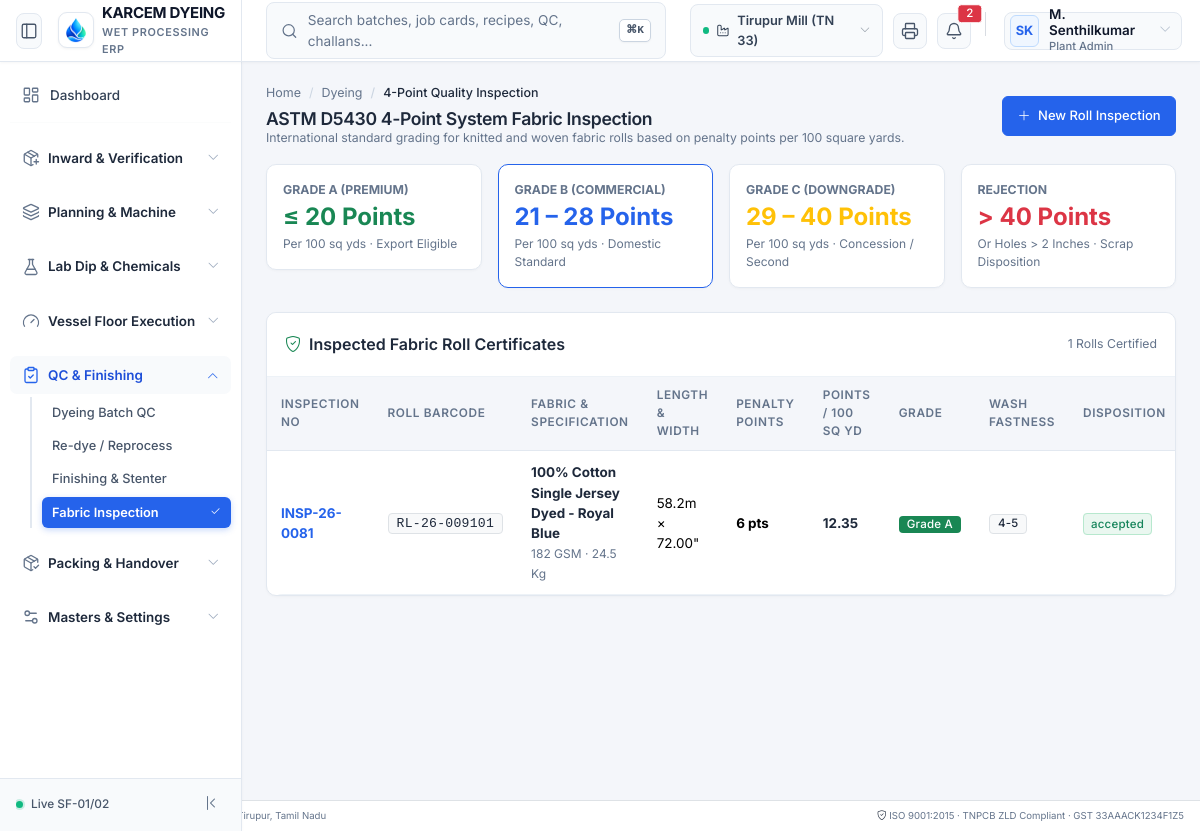
/modules/dyeing/views/four-point-inspection.php, run on the app's committed database.
### tables this page shows
CREATE TABLE IF NOT EXISTS fabric_inspections (
    id BIGINT UNSIGNED AUTO_INCREMENT PRIMARY KEY,
    company_id BIGINT UNSIGNED NOT NULL,
    inspection_no VARCHAR(64) NOT NULL UNIQUE,
    roll_id BIGINT UNSIGNED NOT NULL,
    batch_id BIGINT UNSIGNED NULL,
    inspected_meters DECIMAL(8,2) NOT NULL,
    width_inches DECIMAL(6,2) NOT NULL,
    gsm INT NOT NULL,
    total_penalty_points INT NOT NULL DEFAULT 0,
    points_per_100_sq_yd DECIMAL(6,2) NOT NULL DEFAULT 0.00,  
    quality_grade ENUM('A', 'B', 'C', 'reject') NOT NULL DEFAULT 'A',
    fastness_wash VARCHAR(16) NULL,  
    fastness_rub_dry VARCHAR(16) NULL,
    fastness_rub_wet VARCHAR(16) NULL,
    inspector_id BIGINT UNSIGNED NOT NULL,
    inspection_date DATE NOT NULL,
    disposition ENUM('accepted', 'rework', 'downgrade', 'rejected') NOT NULL DEFAULT 'accepted',
    remarks TEXT NULL,
    created_at DATETIME NOT NULL DEFAULT CURRENT_TIMESTAMP
);

CREATE TABLE IF NOT EXISTS inventory_rolls (
    id BIGINT UNSIGNED AUTO_INCREMENT PRIMARY KEY,
    company_id BIGINT UNSIGNED NOT NULL,
    lot_id BIGINT UNSIGNED NOT NULL,
    roll_number VARCHAR(64) NOT NULL UNIQUE,
    barcode VARCHAR(64) NOT NULL UNIQUE,
    product_id BIGINT UNSIGNED NOT NULL,
    weight_kg DECIMAL(10,2) NOT NULL,
    length_meters DECIMAL(10,2) NULL,
    width_inches DECIMAL(6,2) NULL,
    gsm INT NULL,
    quality_grade ENUM('A', 'B', 'C', 'rework', 'rejection') NOT NULL DEFAULT 'A',
    shade_group VARCHAR(32) NULL,  
    warehouse_id BIGINT UNSIGNED NOT NULL,
    bin_id BIGINT UNSIGNED NULL,
    status ENUM('in_stock', 'issued_to_dyeing', 'issued_to_cutting', 'dispatched', 'quarantined') NOT NULL DEFAULT 'in_stock',
    created_at DATETIME NOT NULL DEFAULT CURRENT_TIMESTAMP,
    INDEX (lot_id),
    INDEX (barcode)
);

CREATE TABLE IF NOT EXISTS products (
    id BIGINT UNSIGNED AUTO_INCREMENT PRIMARY KEY,
    company_id BIGINT UNSIGNED NOT NULL,
    sku VARCHAR(64) NOT NULL,
    name VARCHAR(200) NOT NULL,
    category ENUM('cotton_fibre', 'yarn', 'grey_fabric', 'dyed_fabric', 'finished_fabric', 'garment', 'dyes_chemical', 'trims', 'consumable') NOT NULL,
    sub_category VARCHAR(100) NULL,
    base_uom_id BIGINT UNSIGNED NOT NULL,
    tax_code_id BIGINT UNSIGNED NULL,
    hsn_sac VARCHAR(16) NOT NULL,
    standard_cost DECIMAL(18,4) NOT NULL DEFAULT 0.0000,
    standard_price DECIMAL(18,4) NOT NULL DEFAULT 0.0000,
     
    yarn_count VARCHAR(32) NULL,  
    fabric_composition VARCHAR(100) NULL,  
    fabric_gsm INT NULL,  
    fabric_width_inches INT NULL,  
    fabric_construction VARCHAR(64) NULL,  
    shade_family VARCHAR(64) NULL,  
    reorder_level DECIMAL(14,2) NOT NULL DEFAULT 0.00,
    current_stock DECIMAL(18,4) NOT NULL DEFAULT 0.0000,
    is_active TINYINT(1) NOT NULL DEFAULT 1,
    created_at DATETIME NOT NULL DEFAULT CURRENT_TIMESTAMP,
    INDEX (company_id),
    INDEX (sku),
    INDEX (category)
);

### core/Support/Url.php (called while the page is built, shortened)
<?php
class Url {
    private static ?string $base = null;
    public static function base(): string {
        if (self::$base !== null) {
            return self::$base;
        }
        $appUrl = Env::get('APP_URL');
        if (!empty($appUrl)) {
            $parsed = parse_url($appUrl, PHP_URL_PATH);
            self::$base = rtrim($parsed ?: '', '/');
            return self::$base;
        }
        $script = $_SERVER['SCRIPT_NAME'] ?? '';
        $dir = dirname($script);
        self::$base = ($dir === '/' || $dir === '\\') ? '' : rtrim(str_replace('\\', '/', $dir), '/');
        return self::$base;
    }
    public static function to(string $path = ''): string {
        $base = self::base();
        $path = '/' . ltrim($path, '/');
        if ($base !== '' && ($path === $base || str_starts_with($path, $base . '/'))) {
            return $path;
        }
        return $base . $path;
    }
}

### core/Support/Env.php (called while the page is built, shortened)
<?php
class Env {
    private static ?array $data = null;
    public static function load(string $filePath): void {
        if (!file_exists($filePath)) {
            return;
        }
        self::$data = [];
    }
    public static function get(string $key, mixed $default = null): mixed {
        return self::$data[$key] ?? getenv($key) ?? $default;
    }
}

### config/database.php (called while the page is built, shortened)
<?php
require_once __DIR__ . '/../core/Support/Env.php';
return [
    'driver'    => 'mysql',
    'host'      => Env::get('DB_HOST', '127.0.0.1'),
    'port'      => (int)Env::get('DB_PORT', 3306),
    'database'  => Env::get('DB_DATABASE', 'textile_erp'),
    'username'  => Env::get('DB_USERNAME', 'root'),
    'password'  => Env::get('DB_PASSWORD', ''),
    'charset'   => 'utf8mb4',
    'collation' => 'utf8mb4_unicode_ci',
    'options'   => [
        PDO::ATTR_ERRMODE            => PDO::ERRMODE_EXCEPTION,
        PDO::ATTR_DEFAULT_FETCH_MODE => PDO::FETCH_ASSOC,
        PDO::ATTR_EMULATE_PREPARES   => false,
    ]
];

### core/Database/Database.php (called while the page is built, shortened)
<?php
class Database {
    private static ?PDO $pdo = null;
    public static function getConnection(): PDO {
        if (self::$pdo === null) {
            $config = require dirname(__DIR__, 2) . '/config/database.php';
            $dsn = "mysql:host={$config['host']};port={$config['port']};dbname={$config['database']};charset={$config['charset']}";
            try {
                self::$pdo = new PDO($dsn, $config['username'], $config['password'], $config['options']);
            } catch (Exception $e) {
                throw new Exception("Database Connection Failed: " . $e->getMessage());
            }
        }
        return self::$pdo;
    }
    public static function fetchAll(string $sql, array $params = []): array {
        $stmt = self::getConnection()->prepare($sql);
        $stmt->execute($params);
        return $stmt->fetchAll();
    }
}

### modules/dyeing/views/four-point-inspection.php (the view, shortened to what this page needs)
<?php
require_once dirname(__DIR__, 3) . '/includes/header.php';
require_once dirname(__DIR__, 3) . '/includes/sidebar.php';
$inspections = Database::fetchAll("SELECT fi.*, r.roll_number, r.weight_kg, p.name as product_name, u.full_name as inspector_name FROM fabric_inspections fi JOIN inventory_rolls r ON fi.roll_id = r.id JOIN products p ON r.product_id = p.id JOIN users u ON fi.inspector_id = u.id ORDER BY fi.id DESC");
?>
<main class="cz-main">
  <div class="cz-content p-4">
    <div class="d-flex flex-wrap justify-content-between align-items-center mb-3 gap-2">
      <div>
        <nav aria-label="breadcrumb">
          <ol class="breadcrumb mb-1 small">
            <li class="breadcrumb-item"><a href="<?= Url::to('/dashboard') ?>">Home</a></li>
            <li class="breadcrumb-item"><a href="<?= Url::to('/dyeing') ?>">Dyeing</a></li>
            <li class="breadcrumb-item active">4-Point Quality Inspection</li>
          </ol>
        </nav>
        <h1 class="h4 fw-bold text-dark mb-0">ASTM D5430 4-Point System Fabric Inspection</h1>
        <p class="text-secondary small mb-0">International standard grading for knitted and woven fabric rolls based on penalty points per 100 square yards.</p>
      </div>
      <div class="d-flex gap-2">
        <button class="btn btn-dark" data-bs-toggle="modal" data-bs-target="#newInspectionModal">
          <i class="bi bi-plus-lg me-1"></i> New Roll Inspection
        </button>
      </div>
    </div>
    <div class="row g-3 mb-4">
      <div class="col-md-3">
        <div class="card p-3 border-start border-4 border-success shadow-sm">
          <div class="text-secondary small fw-bold">GRADE A (PREMIUM)</div>
          <div class="fs-4 fw-bold text-success">&le; 20 Points</div>
          <div class="text-muted" style="font-size: 0.75rem;">Per 100 sq yds · Export Eligible</div>
        </div>
      </div>
      <div class="col-md-3">
        <div class="card p-3 border-start border-4 border-primary shadow-sm">
          <div class="text-secondary small fw-bold">GRADE B (COMMERCIAL)</div>
          <div class="fs-4 fw-bold text-primary">21 – 28 Points</div>
          <div class="text-muted" style="font-size: 0.75rem;">Per 100 sq yds · Domestic Standard</div>
        </div>
      </div>
      <div class="col-md-3">
        <div class="card p-3 border-start border-4 border-warning shadow-sm">
          <div class="text-secondary small fw-bold">GRADE C (DOWNGRADE)</div>
          <div class="fs-4 fw-bold text-warning">29 – 40 Points</div>
          <div class="text-muted" style="font-size: 0.75rem;">Per 100 sq yds · Concession / Second</div>
        </div>
      </div>
      <div class="col-md-3">
        <div class="card p-3 border-start border-4 border-danger shadow-sm">
          <div class="text-secondary small fw-bold">REJECTION</div>
          <div class="fs-4 fw-bold text-danger">&gt; 40 Points</div>
          <div class="text-muted" style="font-size: 0.75rem;">Or Holes &gt; 2 Inches · Scrap Disposition</div>
        </div>
      </div>
    </div>
    <section class="cz-panel">
      <div class="cz-panel-head d-flex justify-content-between align-items-center">
        <h2 class="h6 fw-bold mb-0 text-dark"><i class="bi bi-shield-check text-success me-2"></i>Inspected Fabric Roll Certificates</h2>
        <span class="small text-secondary"><?= count($inspections) ?> Rolls Certified</span>
      </div>
      <div class="table-responsive">
        <table class="table table-hover align-middle mb-0">
          <thead class="table-light small">
            <tr>
              <th>Inspection No</th>
              <th>Roll Barcode</th>
              <th>Fabric & Specification</th>
              <th>Length & Width</th>
              <th>Penalty Points</th>
              <th>Points / 100 Sq Yd</th>
              <th>Grade</th>
              <th>Wash Fastness</th>
              <th>Disposition</th>
            </tr>
          </thead>
          <tbody class="small">
            <?php foreach ($inspections as $fi): ?>
              <tr>
                <td class="fw-bold text-primary"><?= htmlspecialchars($fi['inspection_no']) ?></td>
                <td>
                  <span class="badge bg-light text-dark border font-monospace"><?= htmlspecialchars($fi['roll_number']) ?></span>
                </td>
                <td>
                  <div class="fw-bold text-dark"><?= htmlspecialchars($fi['product_name']) ?></div>
                  <span class="text-muted" style="font-size: 0.75rem;"><?= $fi['gsm'] ?> GSM · <?= number_format($fi['weight_kg'], 1) ?> Kg</span>
                </td>
                <td><?= number_format($fi['inspected_meters'], 1) ?>m &times; <?= $fi['width_inches'] ?>"</td>
                <td class="fw-bold"><?= $fi['total_penalty_points'] ?> pts</td>
                <td>
                  <span class="fw-bold text-dark"><?= number_format($fi['points_per_100_sq_yd'], 2) ?></span>
                </td>
                <td>
                  <span class="badge bg-<?= $fi['quality_grade'] === 'A' ? 'success' : ($fi['quality_grade'] === 'B' ? 'primary' : 'warning') ?> fs-6">
                    Grade <?= htmlspecialchars($fi['quality_grade']) ?>
                  </span>
                </td>
                <td><span class="badge bg-light text-dark border"><?= htmlspecialchars($fi['fastness_wash'] ?? '4-5') ?></span></td>
                <td><span class="badge-status status-<?= htmlspecialchars($fi['disposition']) ?>"><?= htmlspecialchars($fi['disposition']) ?></span></td>
              </tr>
            <?php endforeach; ?>
          </tbody>
        </table>
      </div>
    </section>
  </div>
</main>
<?php
require_once dirname(__DIR__, 3) . '/includes/footer.php';

### assets/css/my-page-ui.css (style rules this page uses)
:root { --primary-blue: #0d6efd; --primary-soft: #e7f1ff; --success-green: #198754; --success-soft: #e8f5e9; --warning-yellow: #ffc107; --warning-soft: #fff9e6; --danger-red: #dc3545; --danger-soft: #ffebee; --gray-soft: #f8f9fa; --text-main: #212529; --text-muted: #6c757d; }

### includes/header.php (style rules this page uses)
.badge-status { font-size: 0.72rem; font-weight: 500; padding: 0.28em 0.6em; border-radius: 4px; letter-spacing: 0.02em; }
.status-confirmed, .status-posted, .status-accepted, .status-completed, .status-active, .status-passed { background: #EAF7F0; color: #16845B; border: 1px solid #B7E8CE; }

### data on the page
fabric_inspections: inspection_no "INSP-26-0081", inventory_rolls.roll_number "RL-26-009101", products.name "100% Cotton Single Jersey Dyed - Royal Blue", gsm "182", inventory_rolls.weight_kg "24.5", inspected_meters "58.2", width_inches "72.00", total_penalty_points "6", points_per_100_sq_yd "12.35", quality_grade "A", fastness_wash "4-5", disposition "accepted"

### other printed values
$_SESSION['active_branch_name'] "Tirupur Mill (TN 33)"
$currentUser['initials'] "SK"
$currentUser['full_name'] "M. Senthilkumar"
$grp['title'] "Inward & Verification"
$grp['title'] "Planning & Machine"
$grp['title'] "Lab Dip & Chemicals"
$grp['title'] "Vessel Floor Execution"
$grp['title'] "QC & Finishing"
$item['label'] "Dyeing Batch QC"
$item['label'] "Re-dye / Reprocess"
$item['label'] "Finishing & Stenter"
$item['label'] "Fabric Inspection"
$grp['title'] "Packing & Handover"
$grp['title'] "Masters & Settings"
count($inspections) "1"
